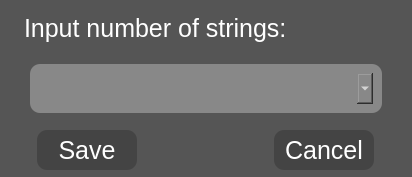
<?xml version="1.0" encoding="UTF-8"?>
<ui version="4.0">
 <class>ComboBoxWindow</class>
 <widget class="QMainWindow" name="ComboBoxWindow">
  <property name="geometry">
   <rect>
    <x>0</x>
    <y>0</y>
    <width>412</width>
    <height>177</height>
   </rect>
  </property>
  <property name="minimumSize">
   <size>
    <width>300</width>
    <height>0</height>
   </size>
  </property>
  <property name="maximumSize">
   <size>
    <width>10000</width>
    <height>10000</height>
   </size>
  </property>
  <property name="windowTitle">
   <string>MainWindow</string>
  </property>
  <property name="toolTipDuration">
   <number>-4</number>
  </property>
  <property name="styleSheet">
   <string notr="true">QMainWindow, QWidget {
background-color: #555;
color: #FFF;
font-family: Arial;
font-size: 25px;
border-radius: 10px
}
QPushButton {
background-color: #444;
}
QPushButton:hover {
background-color: #666;
}</string>
  </property>
  <widget class="QWidget" name="centralwidget">
   <layout class="QGridLayout" name="gridLayout">
    <property name="leftMargin">
     <number>0</number>
    </property>
    <property name="topMargin">
     <number>0</number>
    </property>
    <property name="rightMargin">
     <number>0</number>
    </property>
    <property name="bottomMargin">
     <number>0</number>
    </property>
    <property name="spacing">
     <number>0</number>
    </property>
    <item row="1" column="0" colspan="3">
     <widget class="QFrame" name="frame_9">
      <property name="minimumSize">
       <size>
        <width>300</width>
        <height>0</height>
       </size>
      </property>
      <property name="frameShape">
       <enum>QFrame::StyledPanel</enum>
      </property>
      <property name="frameShadow">
       <enum>QFrame::Raised</enum>
      </property>
      <layout class="QGridLayout" name="gridLayout_2">
       <property name="leftMargin">
        <number>30</number>
       </property>
       <property name="topMargin">
        <number>10</number>
       </property>
       <property name="rightMargin">
        <number>30</number>
       </property>
       <property name="bottomMargin">
        <number>10</number>
       </property>
       <property name="spacing">
        <number>0</number>
       </property>
       <item row="0" column="0">
        <widget class="QFrame" name="frame_3">
         <property name="styleSheet">
          <string notr="true">background-color: #888;</string>
         </property>
         <property name="frameShape">
          <enum>QFrame::StyledPanel</enum>
         </property>
         <property name="frameShadow">
          <enum>QFrame::Raised</enum>
         </property>
         <layout class="QHBoxLayout" name="horizontalLayout">
          <item>
           <widget class="QComboBox" name="input"/>
          </item>
         </layout>
        </widget>
       </item>
      </layout>
     </widget>
    </item>
    <item row="0" column="0" colspan="3">
     <widget class="QFrame" name="frame_2">
      <property name="minimumSize">
       <size>
        <width>300</width>
        <height>0</height>
       </size>
      </property>
      <property name="frameShape">
       <enum>QFrame::StyledPanel</enum>
      </property>
      <property name="frameShadow">
       <enum>QFrame::Raised</enum>
      </property>
      <layout class="QHBoxLayout" name="horizontalLayout_2">
       <property name="spacing">
        <number>0</number>
       </property>
       <property name="leftMargin">
        <number>0</number>
       </property>
       <property name="topMargin">
        <number>0</number>
       </property>
       <property name="rightMargin">
        <number>0</number>
       </property>
       <property name="bottomMargin">
        <number>0</number>
       </property>
       <item>
        <widget class="QFrame" name="frame">
         <property name="frameShape">
          <enum>QFrame::StyledPanel</enum>
         </property>
         <property name="frameShadow">
          <enum>QFrame::Raised</enum>
         </property>
         <widget class="QTextEdit" name="message">
          <property name="geometry">
           <rect>
            <x>20</x>
            <y>10</y>
            <width>471</width>
            <height>81</height>
           </rect>
          </property>
          <property name="readOnly">
           <bool>true</bool>
          </property>
          <property name="html">
           <string>&lt;!DOCTYPE HTML PUBLIC &quot;-//W3C//DTD HTML 4.0//EN&quot; &quot;http://www.w3.org/TR/REC-html40/strict.dtd&quot;&gt;
&lt;html&gt;&lt;head&gt;&lt;meta name=&quot;qrichtext&quot; content=&quot;1&quot; /&gt;&lt;style type=&quot;text/css&quot;&gt;
p, li { white-space: pre-wrap; }
&lt;/style&gt;&lt;/head&gt;&lt;body style=&quot; font-family:'Arial'; font-size:25px; font-weight:400; font-style:normal;&quot;&gt;
&lt;p style=&quot; margin-top:0px; margin-bottom:0px; margin-left:0px; margin-right:0px; -qt-block-indent:0; text-indent:0px;&quot;&gt;&lt;span style=&quot; font-size:25px;&quot;&gt;Input number of strings:&lt;/span&gt;&lt;/p&gt;&lt;/body&gt;&lt;/html&gt;</string>
          </property>
         </widget>
        </widget>
       </item>
      </layout>
     </widget>
    </item>
    <item row="2" column="0" colspan="3">
     <widget class="QFrame" name="frame_8">
      <property name="minimumSize">
       <size>
        <width>100</width>
        <height>0</height>
       </size>
      </property>
      <property name="frameShape">
       <enum>QFrame::StyledPanel</enum>
      </property>
      <property name="frameShadow">
       <enum>QFrame::Raised</enum>
      </property>
      <layout class="QHBoxLayout" name="horizontalLayout_3" stretch="0,0">
       <property name="spacing">
        <number>100</number>
       </property>
       <property name="leftMargin">
        <number>0</number>
       </property>
       <property name="topMargin">
        <number>0</number>
       </property>
       <property name="rightMargin">
        <number>0</number>
       </property>
       <property name="bottomMargin">
        <number>0</number>
       </property>
       <item>
        <widget class="QPushButton" name="leftButton">
         <property name="maximumSize">
          <size>
           <width>100</width>
           <height>40</height>
          </size>
         </property>
         <property name="styleSheet">
          <string notr="true"/>
         </property>
         <property name="text">
          <string>Save</string>
         </property>
        </widget>
       </item>
       <item>
        <widget class="QPushButton" name="rightButton">
         <property name="maximumSize">
          <size>
           <width>100</width>
           <height>40</height>
          </size>
         </property>
         <property name="styleSheet">
          <string notr="true"/>
         </property>
         <property name="text">
          <string>Cancel</string>
         </property>
        </widget>
       </item>
      </layout>
     </widget>
    </item>
   </layout>
  </widget>
  <action name="aMoreOptions">
   <property name="text">
    <string>More Options</string>
   </property>
  </action>
  <action name="actionGo_Premium">
   <property name="text">
    <string>Go Premium</string>
   </property>
  </action>
  <action name="actionDonate">
   <property name="text">
    <string>Donate</string>
   </property>
  </action>
  <action name="aSaveConfig">
   <property name="text">
    <string>Save config</string>
   </property>
  </action>
  <action name="aRestoreConfig">
   <property name="text">
    <string>Restore config</string>
   </property>
  </action>
  <action name="aDeleteConfig">
   <property name="text">
    <string>Delete config</string>
   </property>
  </action>
  <action name="aResetDefault">
   <property name="text">
    <string>Reset default</string>
   </property>
  </action>
 </widget>
 <resources/>
 <connections/>
</ui>
